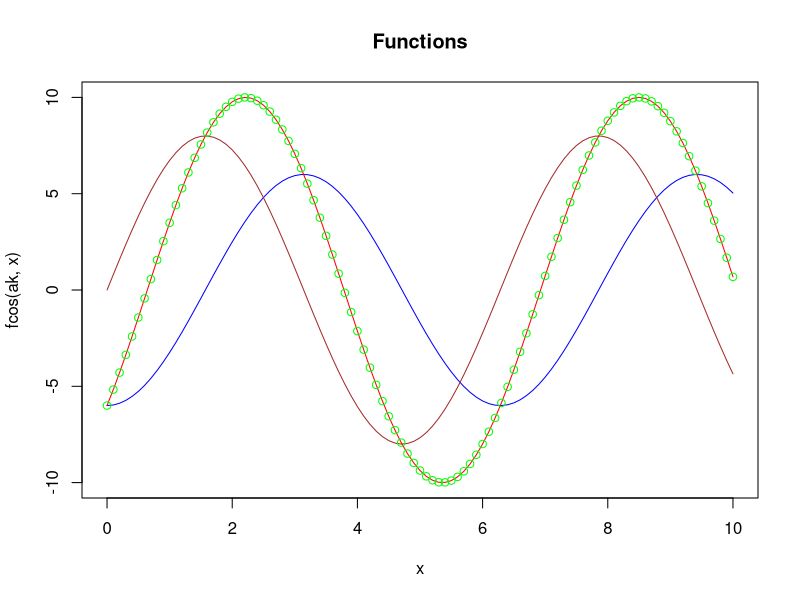

Here is the R script that generated this plot:
fcos <- function (a,x){
  z <- a*cos(x);
  return(z);
}

fsin <- function (b,x){
  z <- b*sin(x);
  return (z);
}

fsum <- function (a, b, x){
  return (a*cos(x) + b*sin(x));
}

fpol <- function (a, phi, x){
  return (a*cos(x + phi));
}

fcoffA <- function(a,b){
   ak <- sqrt(a*a + b*b);
   return (ak);
}

fcoffP <- function(a,b){
  pk <- atan2(-b,a);
  return (pk);
}

ak <- -6;
bk <- 8;
x <- seq(0,10, by=0.1);
plot (x, fcos(ak, x), ylim=c(-10,10), col="blue", main="Functions", type="l");
lines (x, fsin(bk, x), col="brown", type="l");
lines (x, fsum(ak, bk, x), col="red", type="l");
lines (x, fpol(fcoffA(ak,bk), fcoffP(ak,bk), x), col="green", type="p");
cat("A must be: ",fcoffA(ak,bk), "and phi must be: ", fcoffP(ak,bk))

